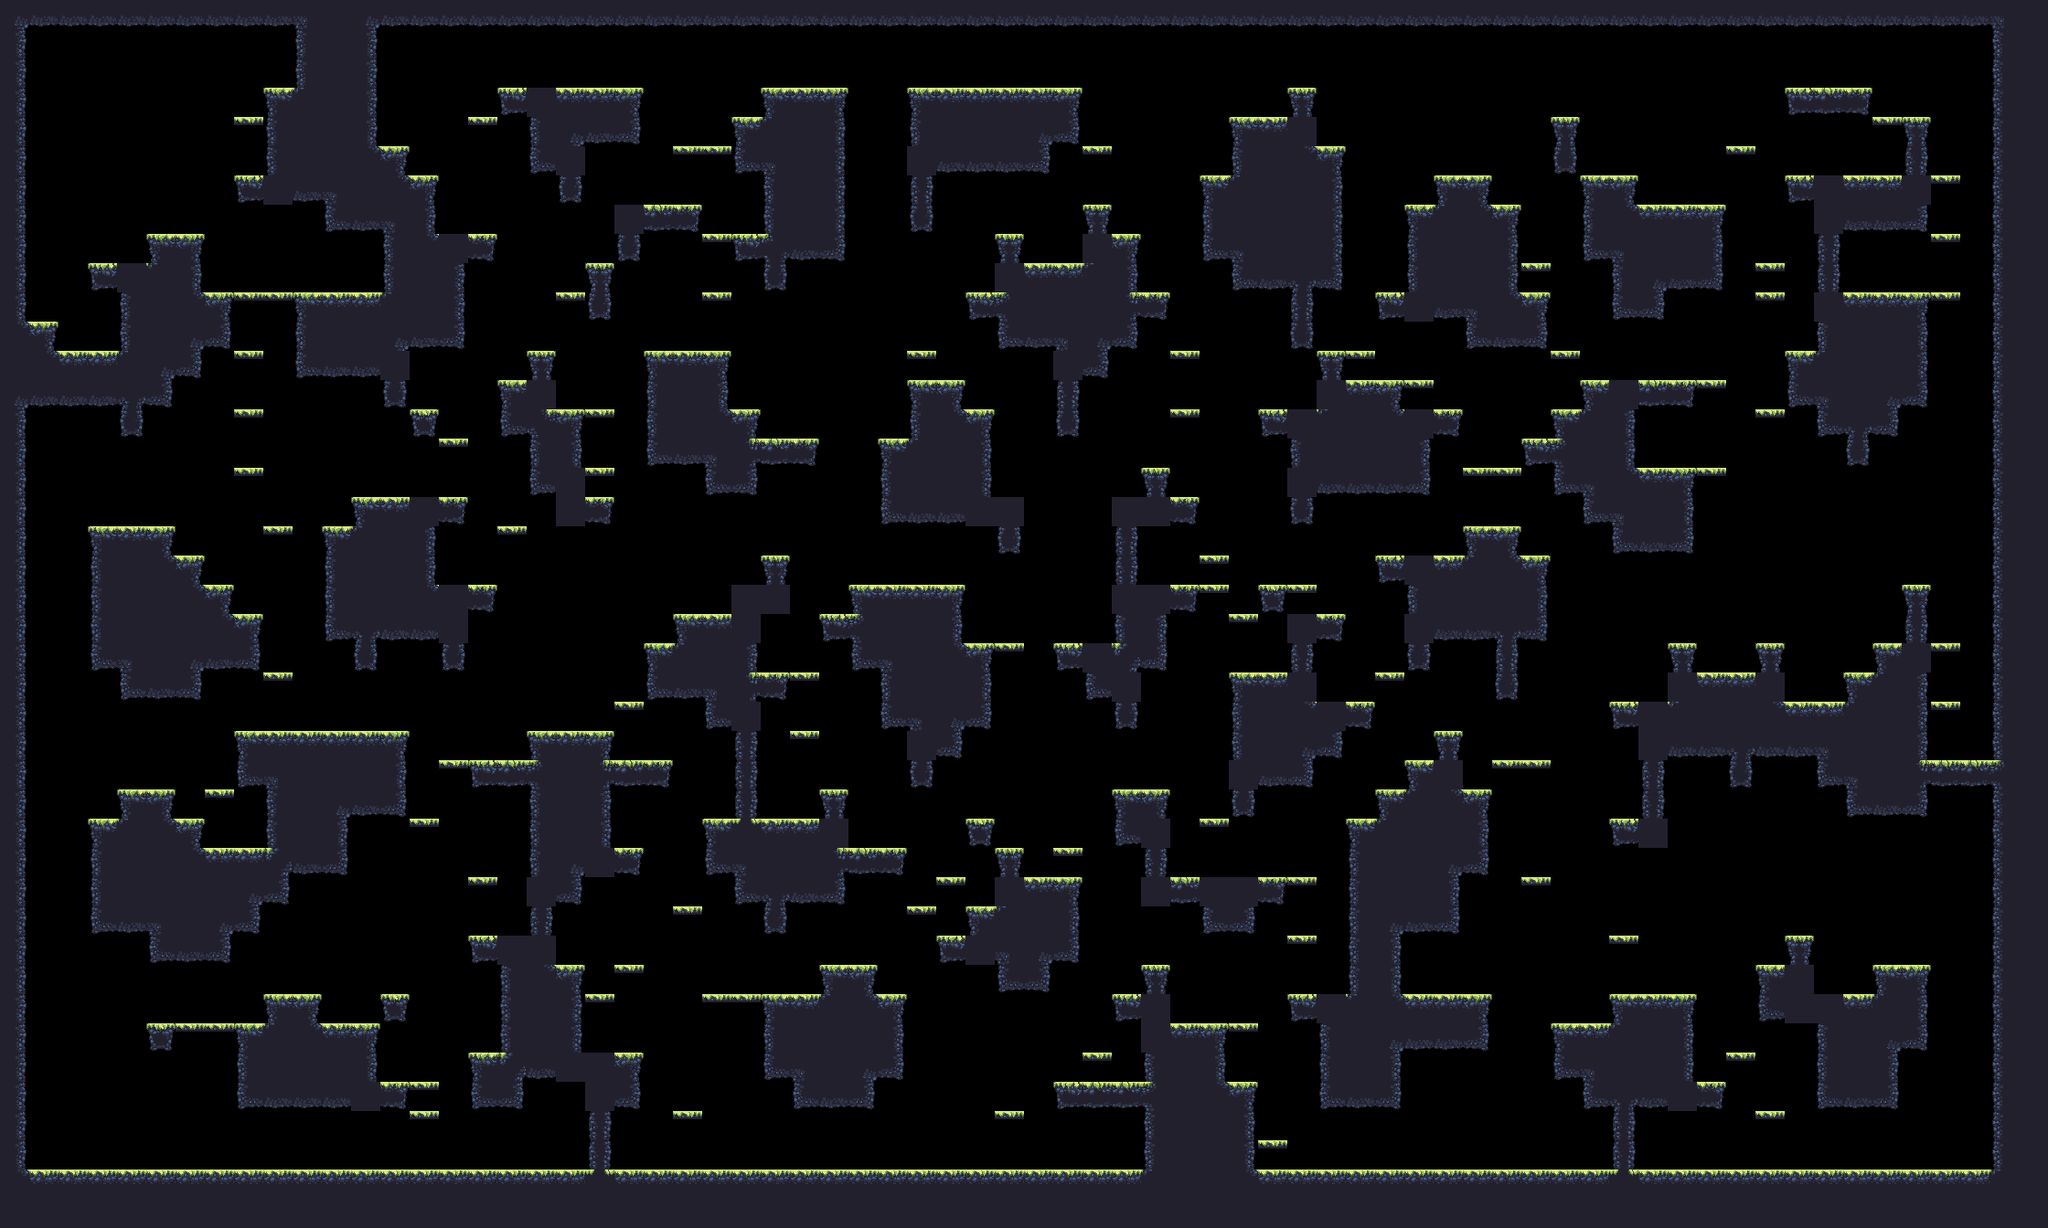

Rendered tile map (Tiled .tmx) drawn with the repository's tilesets; below, a short description and the map source with its tile grids summarised:
An orthogonal 70x42 tile map with 32x32 px tiles, 1 tile layer (main) and 17 objects (9x spawn, spawnPlayer0, spawnCrown0, spawnPlayer1, spawnCrown1, ...).

<map compressionlevel="0" height="42" infinite="0" nextlayerid="3" nextobjectid="4" orientation="orthogonal" renderorder="right-down" tiledversion="1.3.2" tileheight="32" tilewidth="32" version="1.2" width="70">
 <tileset firstgid="1" source="forest_summer_tile_set.tsx" />
 <layer height="42" id="1" name="main" width="70">
  <data>[2940 cells, 1277 non-empty, 28 distinct tile ids]</data>
 </layer>
 <objectgroup><object id="1" name="spawnPlayer0" x="96" y="240.0" /><object id="2" name="spawnCrown0" x="128" y="240.0" /><object id="3" name="spawnPlayer1" x="2080" y="80.0" /><object id="4" name="spawnCrown1" x="1856" y="176.0" /><object id="5" name="spawnPlayer2" x="128" y="1232.0" /><object id="6" name="spawnCrown2" x="96" y="1232.0" /><object id="7" name="spawnPlayer3" x="1952" y="1232.0" /><object id="8" name="spawnCrown3" x="2112" y="1232.0" /><object id="9" name="spawn" x="1120" y="496.0" /><object id="10" name="spawn" x="2112" y="1008.0" /><object id="11" name="spawn" x="608" y="1232.0" /><object id="12" name="spawn" x="960" y="880.0" /><object id="13" name="spawn" x="864" y="848.0" /><object id="14" name="spawn" x="1216" y="496.0" /><object id="15" name="spawn" x="1568" y="1232.0" /><object id="16" name="spawn" x="864" y="432.0" /><object id="17" name="spawn" x="2080" y="80.0" /></objectgroup></map>
